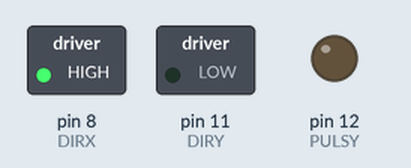
The sketch below on a simulated Arduino Uno, built with avr-gcc and run on an emulated ATmega328P. Shown: switched loads named in the sketch (green lamp = pin HIGH), output pins drawn as LEDs (lit = HIGH). Pins used as bus, display or sensor lines are not drawn.

Above: at 0.1 s.
Timing chart, 0 to 1.6 s (numbered marks = the images above):
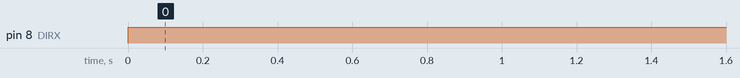

Measured:
- by itself, pin 8 (DIRX): LOW → HIGH at 0.00 s

The sketch:

Motor_Test_Code.ino
```cpp
#define DIRX 8
#define PULSX 9

#define DIRY 11
#define PULSY 12


int frequency = 65;
int frequency2 = 15;

bool XDir = 1;
bool YDir = 0;

long int Xsteps = 77700;
long int Ysteps = 90000;

void Tag ( long int X , long int Y )
{

    digitalWrite(DIRX,XDir);
    digitalWrite(DIRY,YDir);

    for ( long int kx =0 ; kx < X ; kx++)
      {
      digitalWrite(PULSX,HIGH);
      delayMicroseconds(frequency);
      digitalWrite(PULSX,LOW);
      delayMicroseconds(50);
      }

//    for ( long int ky =0 ; ky < Y ; ky++)
//      {
//      digitalWrite(PULSY,HIGH);
//      delayMicroseconds(frequency2);
//      digitalWrite(PULSY,LOW);
//      }

}

void setup() {
  pinMode(DIRX,OUTPUT);
  pinMode(PULSX,OUTPUT);
  pinMode(DIRY,OUTPUT);
  pinMode(PULSY,OUTPUT);
  Serial.begin(115200);

}

void loop() {
  Tag(Xsteps , Ysteps);
  delay(5000);
}
```
